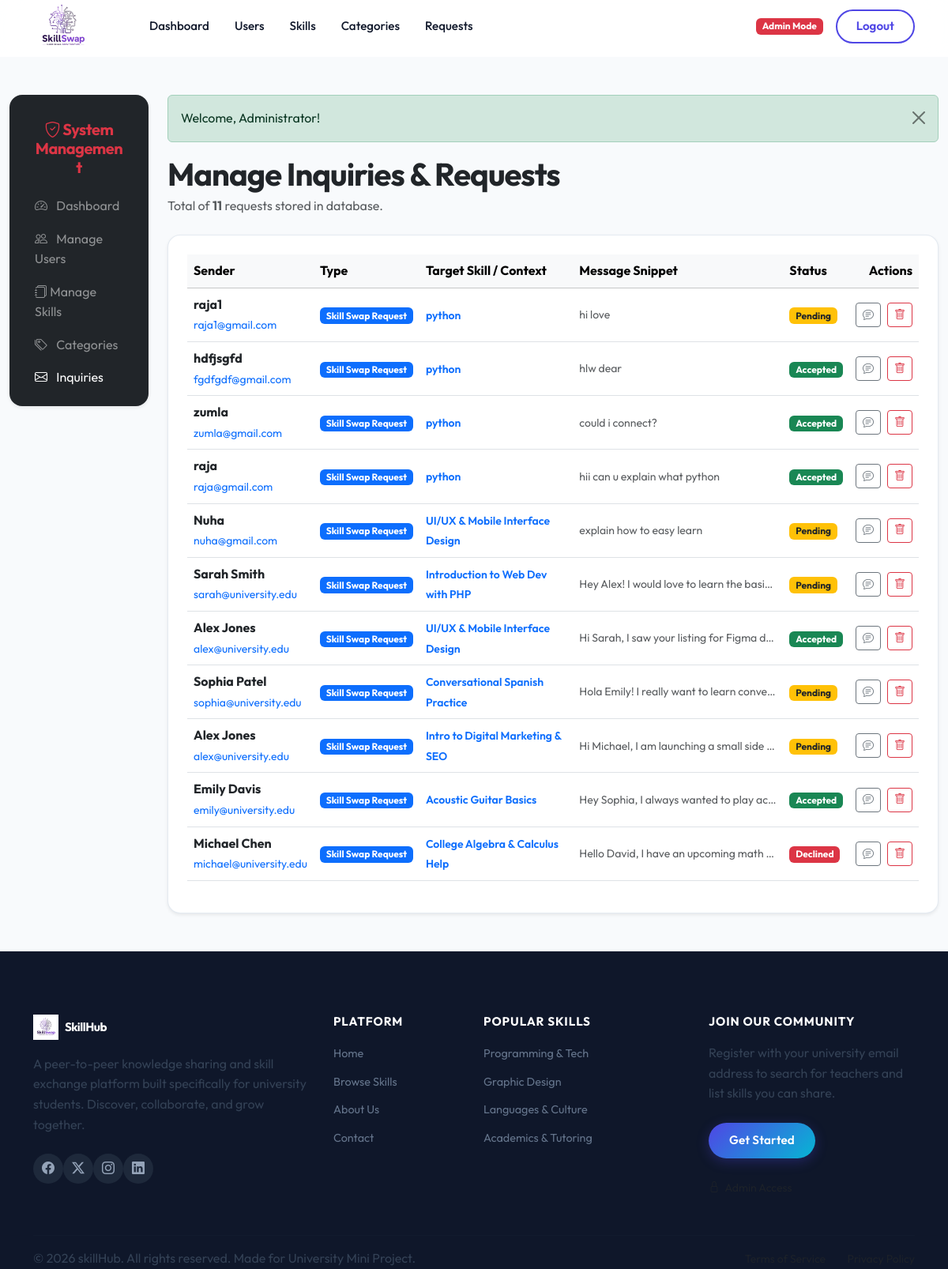
Page /admin/requests.php (signed in) on the committed database.
### tables this page shows
CREATE TABLE `contact_requests` (
  `id` int(11) NOT NULL,
  `skill_id` int(11) DEFAULT NULL,
  `sender_name` varchar(100) NOT NULL,
  `sender_email` varchar(100) NOT NULL,
  `message` text NOT NULL,
  `status` enum('Pending','Accepted','Declined') DEFAULT 'Pending',
  `created_at` timestamp NOT NULL DEFAULT current_timestamp()
);

CREATE TABLE `skills` (
  `id` int(11) NOT NULL,
  `user_id` int(11) NOT NULL,
  `title` varchar(100) NOT NULL,
  `description` text NOT NULL,
  `category_id` int(11) NOT NULL,
  `level` enum('Beginner','Intermediate','Advanced') NOT NULL,
  `availability` varchar(100) NOT NULL,
  `created_at` timestamp NOT NULL DEFAULT current_timestamp()
);

### admin/requests.php (the view, shortened to what this page needs)
<?php
require_once '../includes/db.php';
require_once '../includes/auth.php';
$requests = [];
try {
    $requests = $pdo->query("SELECT cr.*, s.title as skill_title
                             FROM contact_requests cr
                             LEFT JOIN skills s ON cr.skill_id = s.id
                             ORDER BY cr.created_at DESC")->fetchAll();
} catch (PDOException $e) {
}
require_once '../includes/header.php';
require_once '../includes/navbar.php';
?>
<div class="container-fluid my-5">
    <div class="row">
        <div class="col-lg-2 mb-4">
            <div class="card card-premium p-3 bg-dark text-white border-0 shadow-sm">
                <div class="card-header bg-transparent border-0 text-center py-3">
                    <h5 class="fw-bold mb-0 text-danger"><i class="bi bi-shield-check"></i> System Management</h5>
                </div>
                <div class="list-group list-group-flush bg-transparent">
                    <a href="dashboard.php" class="list-group-item list-group-item-action bg-transparent text-white-50 border-0 py-2"><i class="bi bi-speedometer2 me-2"></i> Dashboard</a>
                    <a href="users.php" class="list-group-item list-group-item-action bg-transparent text-white-50 border-0 py-2"><i class="bi bi-people me-2"></i> Manage Users</a>
                    <a href="skills.php" class="list-group-item list-group-item-action bg-transparent text-white-50 border-0 py-2"><i class="bi bi-journals"></i> Manage Skills</a>
                    <a href="categories.php" class="list-group-item list-group-item-action bg-transparent text-white-50 border-0 py-2"><i class="bi bi-tags me-2"></i> Categories</a>
                    <a href="requests.php" class="list-group-item list-group-item-action bg-transparent text-white border-0 py-2 active"><i class="bi bi-envelope me-2"></i> Inquiries</a>
                </div>
            </div>
        </div>
        <div class="col-lg-10">
            <div class="d-flex justify-content-between align-items-center mb-4">
                <div>
                    <h1 class="fw-bold text-dark mb-1">Manage Inquiries & Requests</h1>
                    <p class="text-muted mb-0">Total of <strong><?php echo count($requests); ?></strong> requests stored in database.</p>
                </div>
            </div>
            <div class="card card-premium bg-white shadow-sm p-4">
                <?php if (empty($requests)): ?>
                    <div class="text-center py-5">
                        <div class="fs-1 text-muted"><i class="bi bi-envelope-open"></i></div>
                        <p class="text-muted mt-3">No contact inquiries or exchange requests exist in the database logs.</p>
                    </div>
                <?php else: ?>
                    <div class="table-responsive">
                        <table class="table table-hover align-middle">
                            <thead class="table-light">
                                <tr>
                                    <th>Sender</th>
                                    <th>Type</th>
                                    <th>Target Skill / Context</th>
                                    <th>Message Snippet</th>
                                    <th>Status</th>
                                    <th class="text-end">Actions</th>
                                </tr>
                            </thead>
                            <tbody>
                                <?php foreach ($requests as $r): ?>
                                    <tr>
                                        <td>
                                            <div class="fw-bold text-dark"><?php echo htmlspecialchars($r['sender_name']); ?></div>
                                            <small class="text-muted"><a href="mailto:<?php echo htmlspecialchars($r['sender_email']); ?>"><?php echo htmlspecialchars($r['sender_email']); ?></a></small>
                                        </td>
                                        <td>
                                            <?php if ($r['skill_id'] === null): ?>
                                                <span class="badge bg-dark">General Support</span>
                                            <?php else: ?>
                                                <span class="badge bg-primary">Skill Swap Request</span>
                                            <?php endif; ?>
                                        </td>
                                        <td>
                                            <?php if ($r['skill_id'] === null): ?>
                                                <span class="text-muted small">Contact Page Message</span>
                                            <?php else: ?>
                                                <a href="../skill-details.php?id=<?php echo $r['skill_id']; ?>" target="_blank" class="fw-semibold text-decoration-none small text-primary"><?php echo htmlspecialchars($r['skill_title']); ?></a>
                                            <?php endif; ?>
                                        </td>
                                        <td>
                                            <div class="text-muted small text-truncate" style="max-width: 250px;" title="<?php echo htmlspecialchars($r['message']); ?>">
                                                <?php echo htmlspecialchars($r['message']); ?>
                                            </div>
                                        </td>
                                        <td>
                                            <?php if ($r['status'] === 'Pending'): ?>
                                                <span class="badge bg-warning text-dark">Pending</span>
                                            <?php elseif ($r['status'] === 'Accepted'): ?>
                                                <span class="badge bg-success">Accepted</span>
                                            <?php else: ?>
                                                <span class="badge bg-danger">Declined</span>
                                            <?php endif; ?>
                                        </td>
                                        <td class="text-end">
                                            <div class="d-flex gap-2 justify-content-end">
                                                <button class="btn btn-sm btn-outline-secondary" type="button" data-bs-toggle="collapse" data-bs-target="#collapseMsg<?php echo $r['id']; ?>" aria-expanded="false" aria-controls="collapseMsg<?php echo $r['id']; ?>" title="Read Message">
                                                    <i class="bi bi-chat-text"></i>
                                                </button>
                                                <form action="requests.php" method="POST" class="d-inline">
                                                    <button type="submit" class="btn btn-sm btn-outline-danger btn-confirm-delete" data-confirm-message="Are you sure you want to delete this message log? This is permanent." title="Delete Record"><i class="bi bi-trash"></i></button>
                                                </form>
                                            </div>
                                        </td>
                                    </tr>
                                <?php endforeach; ?>
                            </tbody>
                        </table>
                    </div>
                <?php endif; ?>
            </div>
        </div>
    </div>
</div>
<?php require_once '../includes/footer.php'; ?>

### assets/css/style.css (style rules this page uses)
:root { --primary: #4f46e5; --primary-dark: #3730a3; --primary-glow: rgba(79, 70, 229, 0.18); --secondary: #6271a4; --accent: #06b6d4; --success: #22c55e; --warning: #f59e0b; --text-dark: #0f172a; --text-body: #334155; --text-muted: #64748b; --text-light: #94a3b8; --bg-light: #f8fafc; --bg-white: #ffffff; --border-color: rgba(226, 232, 240, 0.9); --glass-bg: rgba(255, 255, 255, 0.88); --glass-border: rgba(255, 255, 255, 0.45); --gradient-primary: linear-gradient(135deg, #4f46e5 0%, #06b6d4 100%); --gradient-secondary: linear-gradient(135deg, #0284c7 0%, #4f46e5 100%); --gradient-soft: linear-gradient(135deg, rgba(79, 70, 229, 0.05) 0%, rgba(6, 182, 212, 0.05) 100%); --gradient-hero: linear-gradient(145deg, #eef2ff 0%, #f0fdff 50%, #e0f2fe 100%); --gradient-cta: linear-gradient(135deg, #1e3a8a 0%, #4f46e5 50%, #0284c7 100%); --shadow-xs: 0 1px 3px rgba(0, 0, 0, 0.05); --shadow-sm: 0 4px 12px rgba(79, 70, 229, 0.08); --shadow-md: 0 10px 28px rgba(79, 70, 229, 0.14); --shadow-lg: 0 20px 48px rgba(79, 70, 229, 0.18); --radius-sm: 10px; --radius-md: 16px; --radius-lg: 24px; --radius-xl: 32px; --navbar-h: 72px; --transition: 0.3s cubic-bezier(0.16, 1, 0.3, 1); }
*, *::before, *::after { box-sizing: border-box; margin: 0; padding: 0; }
html { scroll-behavior: smooth; }
body { font-family: 'Outfit', sans-serif; background-color: var(--bg-light); color: var(--text-body); min-height: 100vh; display: flex; flex-direction: column; overflow-x: hidden; line-height: 1.6; padding-top: var(--navbar-h); }
h1, h2, h3, h4, h5, h6 { font-weight: 700; letter-spacing: -0.025em; color: var(--text-dark); line-height: 1.2; }
p { color: var(--text-body); }
a { text-decoration: none; }
.card-premium { background: white; border: 1px solid var(--border-color); border-radius: var(--radius-md); box-shadow: var(--shadow-xs); transition: all var(--transition); overflow: hidden; }

### rows in the picture
contact_requests: sender_name "raja1", sender_email "raja1@gmail.com", shows "Skill Swap Request", skill.title "python", message "hi love", status "Pending"
contact_requests: sender_name "hdfjsgfd", sender_email "fgdfgdf@gmail.com", shows "Skill Swap Request", skill.title "python", message "hlw dear", status "Accepted"
contact_requests: sender_name "zumla", sender_email "zumla@gmail.com", shows "Skill Swap Request", skill.title "python", message "could i connect?", status "Accepted"
contact_requests: sender_name "raja", sender_email "raja@gmail.com", shows "Skill Swap Request", skill.title "python", message "hii can u explain what python", status "Accepted"
contact_requests: sender_name "Nuha", sender_email "nuha@gmail.com", shows "Skill Swap Request", skill.title "UI/UX & Mobile Interface Design", message "explain how to easy learn", status "Pending"
contact_requests: sender_name "Sarah Smith", sender_email "sarah@university.edu", shows "Skill Swap Request", skill.title "Introduction to Web Dev with PHP", message "Hey Alex! I would love to learn the basi…", status "Pending"
contact_requests: sender_name "Alex Jones", sender_email "alex@university.edu", shows "Skill Swap Request", skill.title "UI/UX & Mobile Interface Design", message "Hi Sarah, I saw your listing for Figma d…", status "Accepted"
contact_requests: sender_name "Sophia Patel", sender_email "sophia@university.edu", shows "Skill Swap Request", skill.title "Conversational Spanish Practice", message "Hola Emily! I really want to learn conve…", status "Pending"
contact_requests: sender_name "Alex Jones", sender_email "alex@university.edu", shows "Skill Swap Request", skill.title "Intro to Digital Marketing & SEO", message "Hi Michael, I am launching a small side…", status "Pending"
contact_requests: sender_name "Emily Davis", sender_email "emily@university.edu", shows "Skill Swap Request", skill.title "Acoustic Guitar Basics", message "Hey Sophia, I always wanted to play ac…", status "Accepted"
contact_requests: sender_name "Michael Chen", sender_email "michael@university.edu", shows "Skill Swap Request", skill.title "College Algebra & Calculus Help", message "Hello David, I have an upcoming math…", status "Declined"

### other values in the picture
$msg['text'] "Welcome, Administrator!"
count($requests) "11"
